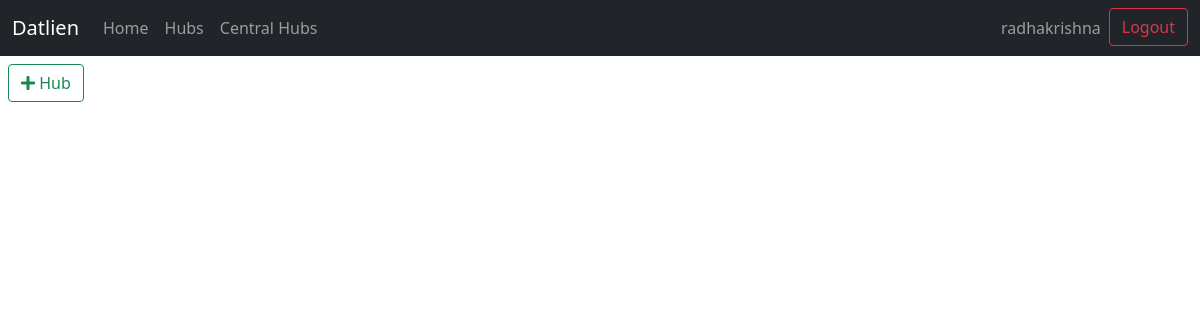
/viewHubs/ (signed in), run on an earlier commit of the app's database.
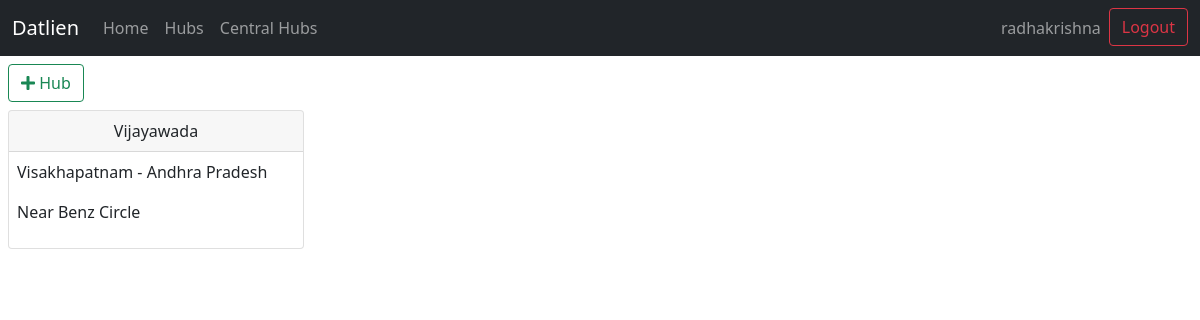
And on a later commit of the database.
### datlien/models.py (models this page shows, shortened)
class Hub(models.Model):
    central_hub = models.ForeignKey(CentralHub,on_delete=models.CASCADE)
    city = models.CharField(max_length=100)
    username = models.CharField(max_length=20)
    password = models.CharField(max_length=20)
    email = models.EmailField()
    address = models.CharField(max_length=100)
    established_on = models.DateTimeField(auto_now_add=True)

class CentralHub(models.Model):
    state = models.ForeignKey(State,on_delete=models.CASCADE)
    city = models.CharField(max_length=20)
    username = models.CharField(max_length=20)
    password = models.CharField(max_length=20)
    email = models.EmailField()
    address = models.CharField(max_length=100)
    established_on = models.DateTimeField(auto_now_add=True)
    def __str__(self):
        return f"{self.city} - {self.state}"

class State(models.Model):
    name = models.CharField(max_length=50)
    def __str__(self):
        return self.name

### datlien/views.py (the view)
# urls.py: path('viewHubs/', views.viewHubs, name='viewHubs'),
def viewHubs(request):
    if not request.user.is_authenticated:
        return redirect('login')
    hubs = Hub.objects.all()
    username = request.user.get_username()
    return render(request, "datlien/viewHubs.html",{
        'username':username,
        'hubs':hubs
    })

### datlien/templates/datlien/viewHubs.html
{% extends "datlien/layout.html" %}
{% block 'body' %}
{% load widget_tweaks %}
<div class="m-2">
    <a class="btn btn-outline-success" href="{% url 'addHub' %}"> <i class="fa fa-plus"></i> <span class="h6">Hub</span></a>
</div>
<div class="m-2">
    {% for hub in hubs %}
    <div class="col-3">
        <div class="card">
            <div class="card-header text-center">
                {{hub.city}}
            </div>
            <div class="card-content m-2">
                <p>{{hub.central_hub}}</p>
                <p>{{hub.address}}</p>
            </div>
        </div>
    </div>
    {% endfor %}
</div>
{% endblock %}

### datlien/templates/datlien/layout.html (shortened to what this page needs)
<!DOCTYPE html>
<html lang="en">
<head>
    <link rel="stylesheet" href="https://use.fontawesome.com/releases/v5.15.3/css/all.css">
    <link href="https://cdn.jsdelivr.net/npm/bootstrap@5.0.0-beta3/dist/css/bootstrap.min.css" rel="stylesheet">
</head>
<body>
    <nav class="navbar navbar-expand-lg navbar-dark bg-dark">
        <div class="container-fluid">
          <a class="navbar-brand" href="{% url 'home' %}">Datlien</a>
          <div class="collapse navbar-collapse" id="navbarSupportedContent">
            <ul class="navbar-nav me-auto mb-2 mb-lg-0">
              <li class="nav-item">
                <a class="nav-link" aria-current="page" href="{% url 'home' %}">Home</a>
              </li>
              <li class="nav-item">
                <a class="nav-link" href="{% url 'viewHubs' %}">Hubs</a>
              </li>
              <li class="nav-item">
                <a class="nav-link" href="{% url 'viewCentralHubs' %}">Central Hubs</a>
              </li>
            </ul>
            <div class="d-flex">
              <ul class="navbar-nav me-auto mb-2 mb-lg-0">
                {% if username %}
                  <li class="nav-item">
                    <a class="nav-link" href="">{{username}}</a>
                  </li>
                  <li class="nav-item">
                    <a class="btn btn-outline-danger" href="{% url 'logout' %}">Logout</a>
                  </li>
                {% else %}
                  <li class="nav-item">
                    <a class="btn btn-outline-danger" href="{% url 'login' %}">Login</a>
                  </li>
                {% endif %}
              </ul>
            </div>
          </div>
        </div>
    </nav>
    {% block 'body' %}
    {% endblock %}
</body>
</html>

What changed in the data, as far as the page shows it:
added Hub: city "Vijayawada", central_hub "Visakhapatnam - Andhra Pradesh", address "Near Benz Circle"
